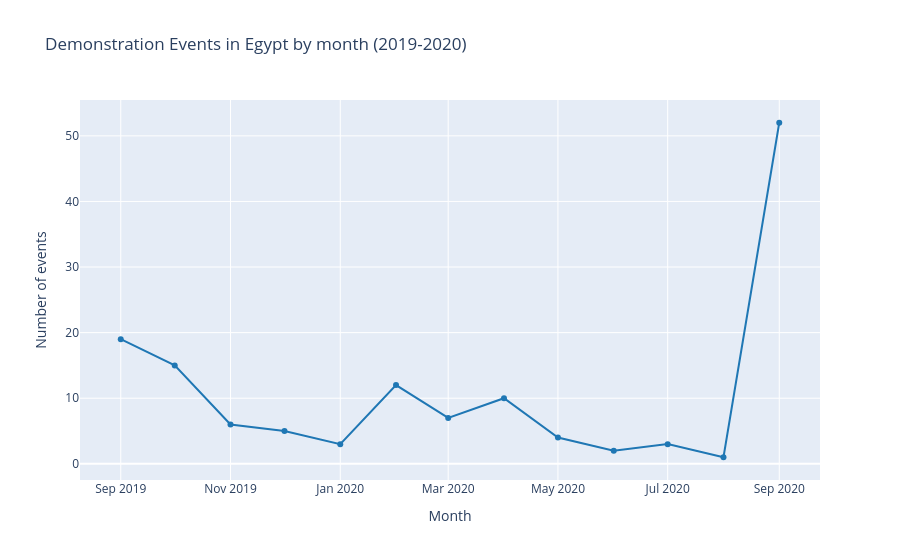

The notebook cell this image was saved under:
### Markdown cell above
To bridge graph 1 and graph 2, and so the Arab Spring to the 2019-2020, a bit of political background is necessary. After the coup, Egypt experienced a strong political crackdown, exemplified by the enaction of laws like the Law 107/2013, issued in November 2013, de facto giving power to the governmetn to restrict or ban peaceful protests, thus violating international standards. The 2014 elections saw Abdel Fattah Al-Sisi becoming president with 96.91% of the votes. he was re-elected in 2018, receiving 97% of the votes. Both elections were called out as non free and non transparent by human rights advocates. 

In the Al-Sisi authoritarian context, a new wave of protests began, driven by public anger towards corruption and abuse of power by the government, as well as economic hardships. However, due to the Law 107/2013 and broader government repression, demonstrations became more rare. This is visible when comparing the total frequency of events during the Arab Spring and the 2019-2020 protests, which went from 2,323 to 147. A sharp drop of 93.74%. Yet, despite this low frequency, they are still considered to be the the most active and prominent protests after the Arab Spring. Once again, providing a timeline of political events helps us understand the peaks in demonstration activity over time. September 2019 experienced 19 protests occurring around the country, slowly declining in the months afterward due to strong state repression (as I will analyze later in the violence analysis section). In september 2020, on the one year anniversary of the 2019 protests, Egypitians took out the streets again (the demonstrations recorded were 52), this time to denounce the insufficient government support after the 9.6% unemployment rates and desperate socio-economic conditions conditions that hit Egyptians in the Covid-era. The protests were harshly repressed in late September, marking the end of the mass mobilization.

### Code cell
# Interactive chart: month-by-month protest counts (ACLED_alsisi)
if 'df_alsisi_clean' not in globals():
    df_alsisi_clean = pd.read_csv('../raw_data/ACLED_alsisi.csv', encoding='latin1', on_bad_lines='skip', parse_dates=['event_date'])

plot_protest_counts_by_month(
    df_alsisi_clean,
    "Demonstration Events in Egypt by month (2019-2020)",
)

### Figure 1 — Plotly figure (JSON) as saved in the notebook; plotly's stock layout.template omitted (floating-point values rounded to 4 significant figures)
{"data": [{"hovertemplate": "Month: %{x}<br>Protests: %{y}<extra></extra>", "legendgroup": "", "line": {"color": "#1f77b4", "dash": "solid"}, "marker": {"symbol": "circle"}, "mode": "lines+markers", "name": "", "orientation": "v", "showlegend": false, "type": "scatter", "x": ["2019-09", "2019-10", "2019-11", "2019-12", "2020-01", "2020-02", "2020-03", "2020-04", "2020-05", "2020-06", "2020-07", "2020-08", "2020-09"], "xaxis": "x", "y": [19, 15, 6, 5, 3, 12, 7, 10, 4, 2, 3, 1, 52], "yaxis": "y"}], "layout": {"legend": {"tracegroupgap": 0}, "title": {"text": "Demonstration Events in Egypt by month (2019-2020)"}, "xaxis": {"anchor": "y", "domain": [0, 1], "title": {"text": "Month"}}, "yaxis": {"anchor": "x", "domain": [0, 1], "title": {"text": "Number of events"}}}}
